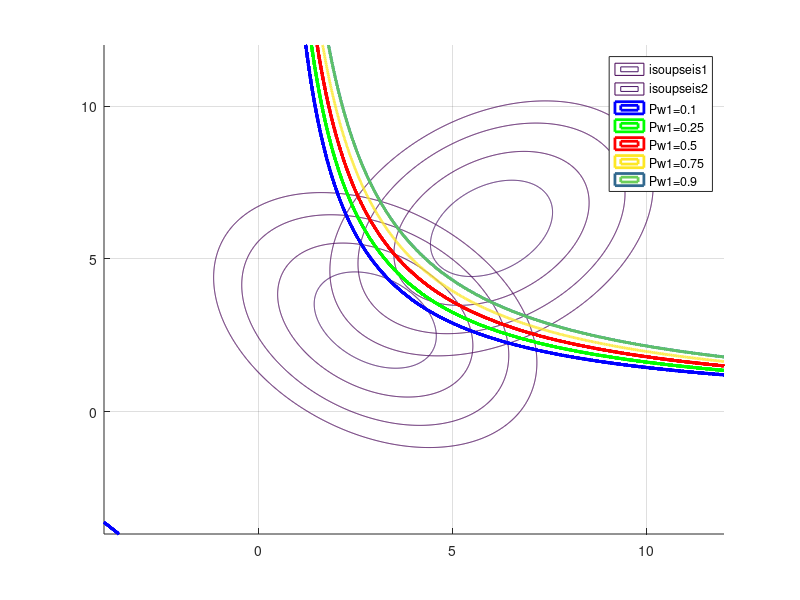
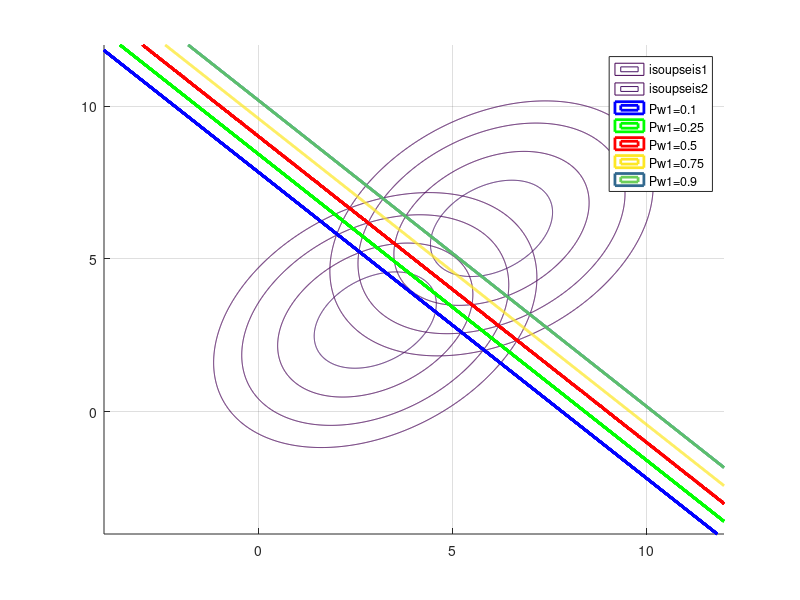

The MATLAB source for these figures, in order:
clear all ;
close all;
% this is only if you run this script on pc
%pkg load statistics 

S1 = [1.2 -0.4; -0.4 1.2];
S2 = [1.2 0.4; 0.4 1.2];
mu1=[3 3];
mu2=[6 6];


x1 = [-4 : 0.01 : 12] ;
x2 = [-4 : 0.01 : 12] ;
[X1,X2] = meshgrid(x1,x2);
%------------------------------------------ S1!=S2--------------------------------------------------------
figure(1)
hold on
Y1 = mvnpdf([X1(:) X2(:)] ,mu1,S1);
Y1_reshape = reshape(Y1,length(x2),length(x1));
contour(x1,x2,Y1_reshape,[.0001 .001 .01 .05:.1:.95 .99 .999 .9999])
grid on

hold on
Y2 = mvnpdf([X1(:) X2(:)] ,mu2,S2);
Y2_reshape = reshape(Y2,length(x2),length(x1));
contour(x1,x2,Y2_reshape,[.0001 .001 .01 .05:.1:.95 .99 .999 .9999])
grid on

Pw1 = 0.1 ;
Pw2 = 1- Pw1 ;
eqn1 = Pw1.*Y1 - Pw2.*Y2;
eqn1_reshape = reshape(eqn1,length(x2),length(x1));
eqn1_reshape (eqn1_reshape<0)= 0;
eqn1_reshape (eqn1_reshape>0) =1;
hold on 
contour(x1,x2,eqn1_reshape,'b','LineWidth',2)
grid on

Pw1 = 0.25 ;
Pw2 = 1- Pw1 ;
eqn1 = Pw1.*Y1 - Pw2.*Y2;
eqn1_reshape = reshape(eqn1,length(x2),length(x1));
eqn1_reshape (eqn1_reshape<0)= 0;
eqn1_reshape (eqn1_reshape>0) =1;
hold on 
contour(x1,x2,eqn1_reshape,'g','LineWidth',2)
grid on

Pw1 = 0.5 ;
Pw2 = 1- Pw1 ;
eqn1 = Pw1.*Y1 - Pw2.*Y2;
eqn1_reshape = reshape(eqn1,length(x2),length(x1));
eqn1_reshape (eqn1_reshape<0)= 0;
eqn1_reshape (eqn1_reshape>0) =1;
hold on 
contour(x1,x2,eqn1_reshape,'r','LineWidth',2)
grid on

Pw1 = 0.75 ;
Pw2 = 1- Pw1 ;
eqn1 = Pw1.*Y1 - Pw2.*Y2;
eqn1_reshape = reshape(eqn1,length(x2),length(x1));
eqn1_reshape (eqn1_reshape<0)= 0;
eqn1_reshape (eqn1_reshape>0) =1;
hold on 
contour(x1,x2,eqn1_reshape,[0.9 0 0.9],'LineWidth',2)
grid on

Pw1 = 0.9 ;
Pw2 = 1- Pw1 ;
eqn1 = Pw1.*Y1 - Pw2.*Y2;
eqn1_reshape = reshape(eqn1,length(x2),length(x1));
eqn1_reshape (eqn1_reshape<0)= 0;
eqn1_reshape (eqn1_reshape>0) =1;
hold on 
contour(x1,x2,eqn1_reshape,[0.5 0.3 0.7],'LineWidth',2)
grid on

legend('isoupseis1','isoupseis2','Pw1=0.1','Pw1=0.25','Pw1=0.5','Pw1=0.75','Pw1=0.9');

hold off

%------------------------------------------ S1=S2--------------------------------------------------------


figure(2)
hold on
Y1 = mvnpdf([X1(:) X2(:)] ,mu1,S2);
Y1_reshape = reshape(Y1,length(x2),length(x1));
contour(x1,x2,Y1_reshape,[.0001 .001 .01 .05:.1:.95 .99 .999 .9999])
grid on

hold on
Y2 = mvnpdf([X1(:) X2(:)] ,mu2,S2);
Y2_reshape = reshape(Y2,length(x2),length(x1));
contour(x1,x2,Y2_reshape,[.0001 .001 .01 .05:.1:.95 .99 .999 .9999])
grid on

Pw1 = 0.1 ;
Pw2 = 1- Pw1 ;
eqn1 = Pw1.*Y1 - Pw2.*Y2;
eqn1_reshape = reshape(eqn1,length(x2),length(x1));
eqn1_reshape (eqn1_reshape<0)= 0;
eqn1_reshape (eqn1_reshape>0) =1;
hold on 
contour(x1,x2,eqn1_reshape,'b','LineWidth',2)
grid on

Pw1 = 0.25 ;
Pw2 = 1- Pw1 ;
eqn1 = Pw1.*Y1 - Pw2.*Y2;
eqn1_reshape = reshape(eqn1,length(x2),length(x1));
eqn1_reshape (eqn1_reshape<0)= 0;
eqn1_reshape (eqn1_reshape>0) =1;
hold on 
contour(x1,x2,eqn1_reshape,'g','LineWidth',2)
grid on

Pw1 = 0.5 ;
Pw2 = 1- Pw1 ;
eqn1 = Pw1.*Y1 - Pw2.*Y2;
eqn1_reshape = reshape(eqn1,length(x2),length(x1));
eqn1_reshape (eqn1_reshape<0)= 0;
eqn1_reshape (eqn1_reshape>0) =1;
hold on 
contour(x1,x2,eqn1_reshape,'r','LineWidth',2)
grid on

Pw1 = 0.75 ;
Pw2 = 1- Pw1 ;
eqn1 = Pw1.*Y1 - Pw2.*Y2;
eqn1_reshape = reshape(eqn1,length(x2),length(x1));
eqn1_reshape (eqn1_reshape<0)= 0;
eqn1_reshape (eqn1_reshape>0) =1;
hold on 
contour(x1,x2,eqn1_reshape,[0.9 0 0.9],'LineWidth',2)
grid on

Pw1 = 0.9 ;
Pw2 = 1- Pw1 ;
eqn1 = Pw1.*Y1 - Pw2.*Y2;
eqn1_reshape = reshape(eqn1,length(x2),length(x1));
eqn1_reshape (eqn1_reshape<0)= 0;
eqn1_reshape (eqn1_reshape>0) =1;
hold on 
contour(x1,x2,eqn1_reshape,[0.5 0.3 0.7],'LineWidth',2)
grid on

legend('isoupseis1','isoupseis2','Pw1=0.1','Pw1=0.25','Pw1=0.5','Pw1=0.75','Pw1=0.9');

hold off